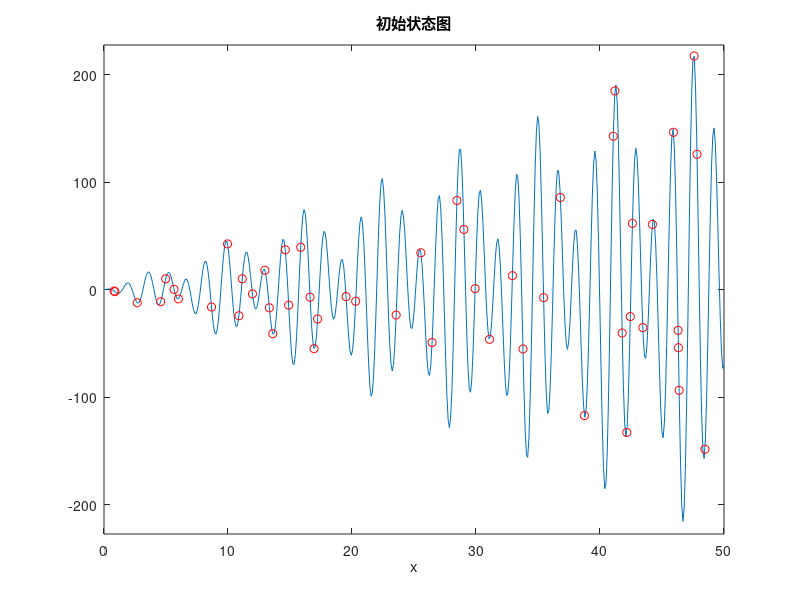
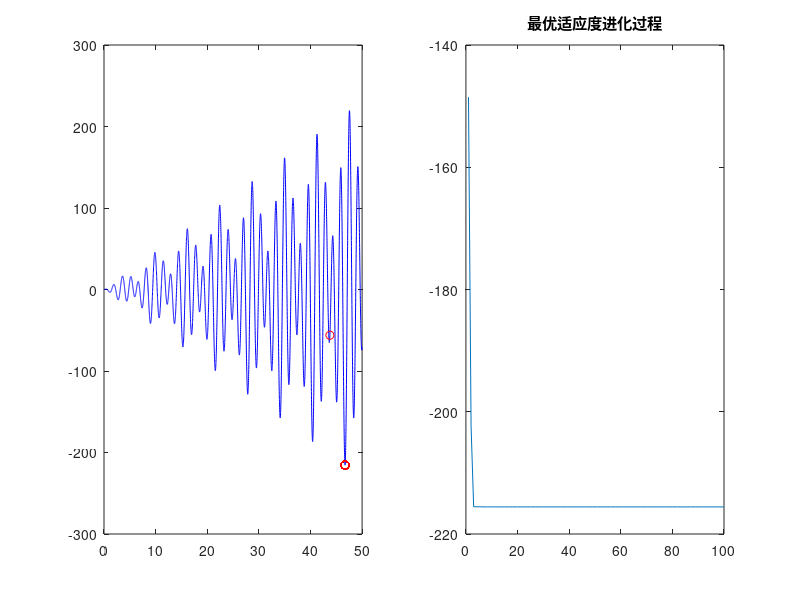
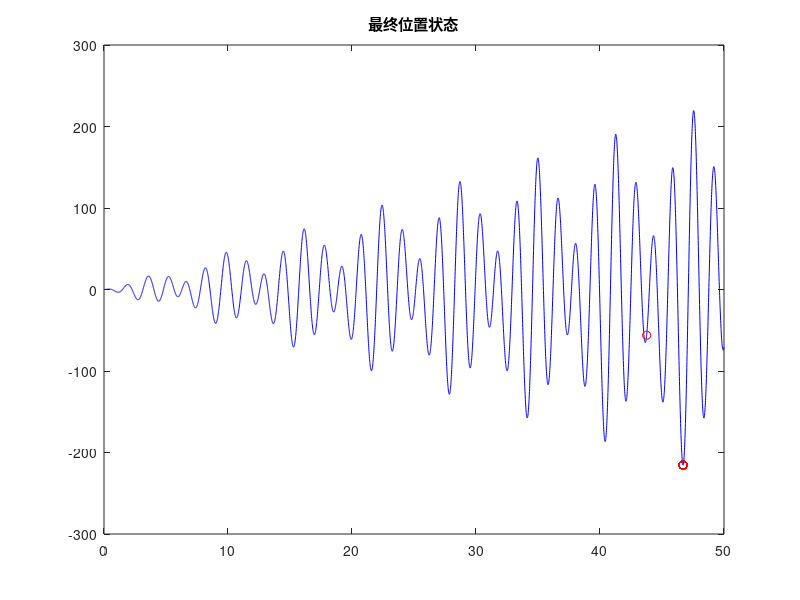

Source code (MATLAB) for these figures, in order: (Note: this script raises an error after producing the figures.)
%% 《计算智能》——张军 清华大学出版社  教材中第六章对PSO算法思想来源的介绍节选
% Wilson 在20世纪70年代就指出:"至少在理论上,在群体觅食的过程中,群体中的每一个个体
% 都会受益于所有成员在这个过程中所发现和积累的经验." 因此PSO直接采用了这一思想
% PSO算法在决策过程中使用两类重要的信息:一是自身的经验,二是其他人的经验
%% 清空命令行窗口和工作区
clc
clear

%% 目标函数 求解此函数在[0,50]区间上的最小值
f = @(x) x.*sin(x).*cos(2*x) - 2*x.*sin(3*x)+3*x.*sin(4*x);
% @是函数句柄的符号,这句话的意思是说 f 是关于 x 的函数,后边是函数的表达式
% help function_handle

%% 初始化算法参数
population = 50;            % 粒子的数量
dimension = 1;              % 解的维度
iter_max = 100;             % 迭代终止条件
location_limit = [0,50];    % 粒子运动区间限制,本例中即为自变量区间限制
velocity_limit = [-10,10];  % 速度限制
omega = 0.7;                % 粒子惯性权重
c1 = 0.5;                   % 自身经验系数
c2 = 0.5;                   % 群体经验系数

%% 绘制目标函数图像
figure(1)
ezplot(f,[location_limit(1),location_limit(2)]);
% 绘制目标函数的图像,区间由location_limit(1)(2)控制

%% 初始化粒子群
pop = location_limit(1)+(location_limit(2)-location_limit(1))*rand(population,dimension);
% 粒子群的初始位置是随机生成的,分布在定义域上
% pop是一个population行,dimension列的矩阵

v = rand(population,dimension);                 % 随机生成粒子群的初始速度
optimal_position1 = pop;                        % 粒子个体的历史最佳位置
optimal_position2 = zeros(1,dimension);         % 粒子群体的历史最佳位置
optimal_value1 = ones(population,dimension)*inf;% 粒子个体的历史最佳函数值
optimal_value2 = ones(1,dimension)*inf;         % 粒子群体的历史最佳函数值

optimal_record = ones(iter_max,1) * inf;        % 记录每轮迭代中群体最佳函数值

hold on
plot(pop,f(pop),'ro');
title('初始状态图');
hold off

pause(0.5);

figure(2);

%% 迭代循环
for iter = 1:iter_max
    % 1.函数值计算及最优记录更新
    f_value = f(pop);                       % 粒子当前函数值
    for i = 1 : population
        if f_value(i) < optimal_value1(i)   % 粒子当前函数值小于粒子历史最佳函数值
            optimal_value1(i) = f_value(i); % 更新粒子历史最佳函数值
            optimal_position1(i,:)=pop(i,:);% 更新粒子历史最佳位置
        end  
    end
    if min(optimal_value1) < optimal_value2
        [optimal_value2,index]= min(optimal_value1);% 得到粒子群最优函数值及其索引
        optimal_position2 = optimal_position1(index,:);
        % 粒子的历史最佳位置优于群体的历史最佳位置时,将群体的历史最佳位置更新
    end
    
    % 2.更新粒子的速度和位置
    v = v*omega ...                                         % 初速度*惯性权重
    + c1*rand*(optimal_position1-pop) ...                   % 自身经验
    + c2*rand*(repmat(optimal_position2,population,1)-pop); % 群体经验
    % 公式比较长,用三个点,表示续行换行命令
    % 语法有B = repmat(A,m,n)，即把 A 作为 B 的元素，B 由 m×n 个 A 平铺而成
    % optimal_position2记录的是群体最优值,其中仅有一条记录
    % 要对整个群体做矩阵运算,需要先将optimal_position2扩充为与整个群体相同的维度
    
    % 3.速度越界处理
    v(v<velocity_limit(1)) = velocity_limit(1);
    v(v>velocity_limit(2)) = velocity_limit(2);

    % 4.更新粒子位置
    pop = pop + v;

    % 5.位置越界处理
    pop(pop<location_limit(1)) = location_limit(1);
    pop(pop>location_limit(2)) = location_limit(2);
    
    % 6.迭代过程中最优值记录
    optimal_record(iter) = optimal_value2;      % 记录本轮迭代中的群体最优值
    
    % 7.绘图
    x = location_limit(1):0.01:location_limit(2);

    subplot(1,2,1)  % 将对话窗分割为1行2列,并对画幅的第1列进行操作
    plot(x,f(x),'b-',pop,f(pop),'ro');

    subplot(1,2,2)
    plot(optimal_record);
    title('最优适应度进化过程');
    pause(0.01);
    iter = iter + 1;
    
end


x = location_limit(1):0.01:location_limit(2);
figure(3);
plot(x,f(x),'b-',pop,f(pop),'ro');
title('最终位置状态');
disp('最优函数值',num2str(optimal_value2));
disp('\n最优解',num2str(optimal_position2));



